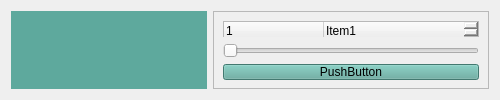
  <widget class="QWidget" name="centralwidget">
   <layout class="QGridLayout" name="gridLayout_3">
    <item row="0" column="0">
     <widget class="QFrame" name="frame">
      <property name="sizePolicy">
       <sizepolicy hsizetype="Preferred" vsizetype="Ignored">
        <horstretch>0</horstretch>
        <verstretch>0</verstretch>
       </sizepolicy>
      </property>
      <property name="minimumSize">
       <size>
        <width>0</width>
        <height>29</height>
       </size>
      </property>
      <property name="maximumSize">
       <size>
        <width>16777215</width>
        <height>16777215</height>
       </size>
      </property>
      <property name="font">
       <font>
        <pointsize>13</pointsize>
        <weight>50</weight>
        <bold>false</bold>
       </font>
      </property>
      <property name="styleSheet">
       <string notr="true">background-color: #5EA99D;
border: 0px solid #19232D;
spacing: 0px;
padding: 2px;

</string>
      </property>
      <property name="frameShape">
       <enum>QFrame::NoFrame</enum>
      </property>
      <property name="frameShadow">
       <enum>QFrame::Sunken</enum>
      </property>
      <property name="lineWidth">
       <number>4</number>
      </property>
      <property name="midLineWidth">
       <number>21</number>
      </property>
      <layout class="QGridLayout" name="gridLayout_2">
       <item row="2" column="2">
        <spacer name="horizontalSpacer_3">
         <property name="orientation">
          <enum>Qt::Horizontal</enum>
         </property>
         <property name="sizeType">
          <enum>QSizePolicy::Fixed</enum>
         </property>
         <property name="sizeHint" stdset="0">
          <size>
           <width>45</width>
           <height>20</height>
          </size>
         </property>
        </spacer>
       </item>
       <item row="0" column="1">
        <widget class="QPushButton" name="home_btn">
         <property name="minimumSize">
          <size>
           <width>84</width>
           <height>29</height>
          </size>
         </property>
         <property name="font">
          <font>
           <pointsize>13</pointsize>
           <weight>50</weight>
           <bold>false</bold>
          </font>
         </property>
         <property name="styleSheet">
          <string notr="true"/>
         </property>
         <property name="text">
          <string/>
         </property>
         <property name="icon">
          <iconset resource="icons.qrc">
           <normaloff>:/home.png</normaloff>:/home.png</iconset>
         </property>
         <property name="iconSize">
          <size>
           <width>90</width>
           <height>90</height>
          </size>
         </property>
         <property name="flat">
          <bool>true</bool>
         </property>
        </widget>
       </item>
       <item row="1" column="1">
        <widget class="QPushButton" name="video_btn">
         <property name="minimumSize">
          <size>
           <width>84</width>
           <height>29</height>
          </size>
         </property>
         <property name="font">
          <font>
           <pointsize>13</pointsize>
           <weight>50</weight>
           <bold>false</bold>
          </font>
         </property>
         <property name="styleSheet">
          <string notr="true"/>
         </property>
         <property name="text">
          <string/>
         </property>
         <property name="icon">
          <iconset resource="icons.qrc">
           <normaloff>:/video.svg</normaloff>:/video.svg</iconset>
         </property>
         <property name="iconSize">
          <size>
           <width>80</width>
           <height>70</height>
          </size>
         </property>
         <property name="flat">
          <bool>true</bool>
         </property>
        </widget>
       </item>
       <item row="2" column="0">
        <spacer name="horizontalSpacer_4">
         <property name="orientation">
          <enum>Qt::Horizontal</enum>
         </property>
         <property name="sizeType">
          <enum>QSizePolicy::Fixed</enum>
         </property>
         <property name="sizeHint" stdset="0">
          <size>
           <width>45</width>
           <height>20</height>
          </size>
         </property>
        </spacer>
       </item>
       <item row="2" column="1">
        <widget class="QPushButton" name="history_btn">
         <property name="minimumSize">
          <size>
           <width>84</width>
           <height>34</height>
          </size>
         </property>
         <property name="font">
          <font>
           <pointsize>13</pointsize>
           <weight>50</weight>
           <bold>false</bold>
          </font>
         </property>
         <property name="styleSheet">
          <string notr="true"/>
         </property>
         <property name="text">
          <string/>
         </property>
         <property name="icon">
          <iconset resource="icons.qrc">
           <normaloff>:/history.png</normaloff>:/history.png</iconset>
         </property>
         <property name="iconSize">
          <size>
           <width>80</width>
           <height>70</height>
          </size>
         </property>
         <property name="flat">
          <bool>true</bool>
         </property>
        </widget>
       </item>
      </layout>
     </widget>
    </item>
    <item row="0" column="1">
     <widget class="QFrame" name="frame_2">
      <property name="sizePolicy">
       <sizepolicy hsizetype="Preferred" vsizetype="Ignored">
        <horstretch>0</horstretch>
        <verstretch>0</verstretch>
       </sizepolicy>
      </property>
      <property name="minimumSize">
       <size>
        <width>157</width>
        <height>29</height>
       </size>
      </property>
      <property name="maximumSize">
       <size>
        <width>16777215</width>
        <height>16777215</height>
       </size>
      </property>
      <property name="font">
       <font>
        <pointsize>13</pointsize>
        <weight>50</weight>
        <bold>false</bold>
       </font>
      </property>
      <property name="layoutDirection">
       <enum>Qt::LeftToRight</enum>
      </property>
      <property name="styleSheet">
       <string notr="true">border-color:black;
</string>
      </property>
      <property name="frameShape">
       <enum>QFrame::StyledPanel</enum>
      </property>
      <property name="frameShadow">
       <enum>QFrame::Raised</enum>
      </property>
      <property name="lineWidth">
       <number>8</number>
      </property>
      <layout class="QVBoxLayout" name="verticalLayout">
       <item>
        <widget class="QTreeWidget" name="tree_graph">
         <property name="styleSheet">
          <string notr="true"/>
         </property>
         <column>
          <property name="text">
           <string notr="true">1</string>
          </property>
         </column>
         <column>
          <property name="text">
           <string>Item1</string>
          </property>
         </column>
         <item>
          <property name="text">
           <string>htem1</string>
          </property>
          <item>
           <property name="text">
            <string>sub1</string>
           </property>
          </item>
          <item>
           <property name="text">
            <string>sub2</string>
           </property>
          </item>
         </item>
         <item>
          <property name="text">
           <string>item2</string>
          </property>
         </item>
        </widget>
       </item>
       <item>
        <widget class="QSlider" name="h_slider">
         <property name="styleSheet">
          <string notr="true">color: #5EA99D;
</string>
         </property>
         <property name="orientation">
          <enum>Qt::Horizontal</enum>
         </property>
        </widget>
       </item>
       <item>
        <widget class="QPushButton" name="play_btn">
         <property name="styleSheet">
          <string notr="true">background-color: #5EA99D;

</string>
         </property>
         <property name="text">
          <string>PushButton</string>
         </property>
        </widget>
       </item>
      </layout>
     </widget>
    </item>
   </layout>
  </widget>
